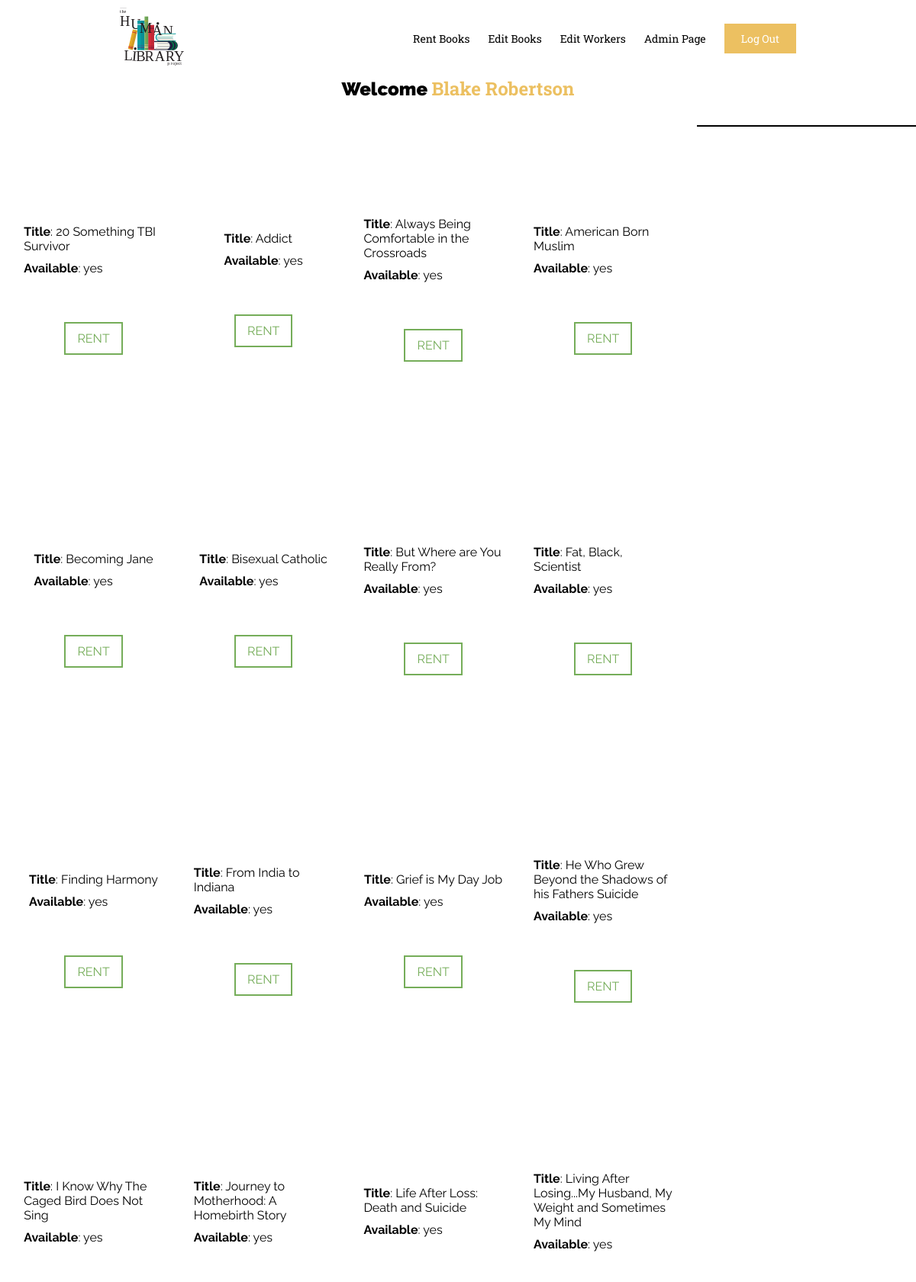
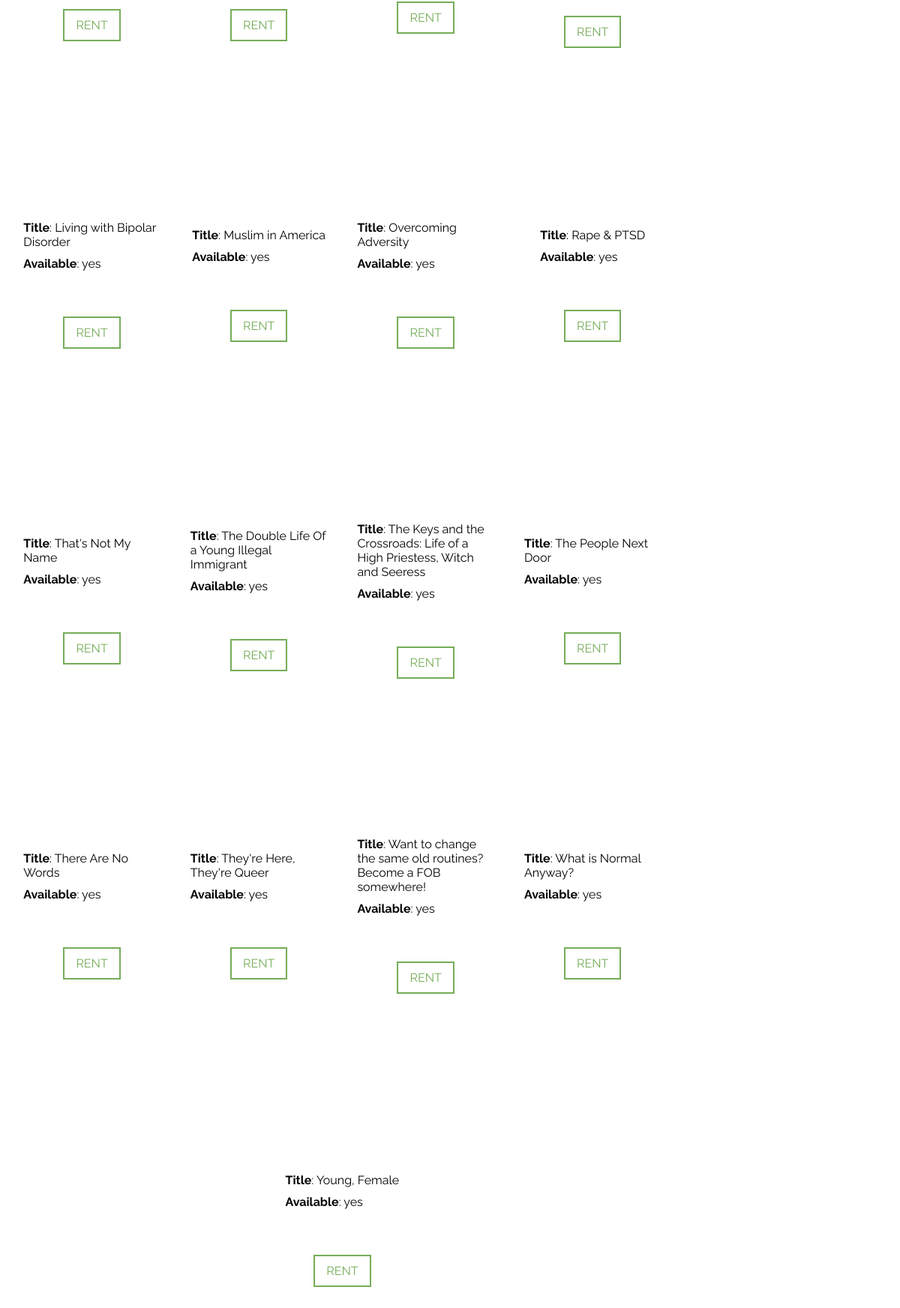
/employee/index.php (signed in), run on the app's committed database (2 pictures, top to bottom).
### tables this page shows
CREATE TABLE `worker` (
  `workerId` int(3) NOT NULL,
  `firstName` varchar(20) NOT NULL,
  `lastName` varchar(20) NOT NULL,
  `email` varchar(50) NOT NULL,
  `password` varchar(20) NOT NULL,
  `admin` varchar(3) NOT NULL
);

CREATE TABLE `bookdisplay` (
  `displayId` int(4) NOT NULL,
  `title` varchar(100) NOT NULL,
  `chapters` varchar(500) NOT NULL,
  `time` varchar(50) NOT NULL,
  `timeBack` varchar(10) DEFAULT NULL,
  `available` varchar(5) NOT NULL DEFAULT 'yes'
);

### employee/index.php (the view, shortened to what this page needs)
<?php
if (isset($_COOKIE['admin'])) {
    include_once ABSOLUTE_PATH . '/_includes/header.inc.php';
    if (isset($_COOKIE['workerId'])) {
        $workerId = $_COOKIE['workerId'];
        include_once ABSOLUTE_PATH . '/_includes/connection.php';
        $sql = "SELECT * FROM worker WHERE workerId=:workerId LIMIT 1";
        $pdoQuery = $conn->prepare($sql);
        $pdoQuery->bindValue(":workerId", $workerId, PDO::PARAM_INT);
        $pdoQuery->execute();
        $row = $pdoQuery->fetch(PDO::FETCH_ASSOC);
    }
    include_once ABSOLUTE_PATH . '/_includes/main_nav.inc.php';
    echo "<h2 class='adminName'>" . "<span class='welcome'>" . "Welcome " . "</span>" . $row['firstName'] . " " . $row['lastName'] . "</h2>";
    $sql = "SELECT * FROM bookdisplay ORDER BY title";
    $books = $conn->query($sql);
    ?>
    <div class="rentBooksWrapper">
        <div class="rent-BooksWrapper">
            <?php
            foreach ($books as $book) {
                if ($book["available"] === "yes") {
                    echo "<div class='rent-BookWrapper employee-yes' id='" . $book["displayId"] . "'>";
                } else if ($book["available"] === "no") {
                    echo "<div class='rent-BookWrapper employee-no' id='" . $book["displayId"] . "'>";
                } else {
                    echo "<div class='rent-BookWrapper' id='" . $book["displayId"] . "'>";
                }
                echo "<div class='employee-bookInformation'>";
                echo "<div style='padding-top:10px;'>";
                echo "<strong>Title</strong>: " . $book["title"];
                echo "</div>";
                echo "<div class='indexAva' style='padding-top: 10px;'>";
                echo "<strong>Available</strong>: " . $book["available"];
                echo "</div>";
                if ($book["timeBack"] != NULL) {
                    echo "<div class='employee-TimeBack'>";
                    echo "Time Back: " . $book["timeBack"];
                    echo "</div>";
                } else {
                    echo "<div class='employee-TimeBack'>";
                    echo "<br>";
                    echo "</div>";
                }
                echo "</div>";
                echo "<div class='rentReturn'>";
                if ($book["available"] === "yes") {
                    echo "<div class='employee-Rent' id='" . $book["displayId"] . "' >RENT</div>";
                } else if ($book["available"] === "no") {
                    echo "<div class='employee-Return' id='" . $book["displayId"] . "'>RETURN</div>";
                }
                echo "</div>";
                echo "</div>";
            }
            ?>
        </div>
        <div class="rentedBooks">
        </div>
    </div>
    <?php
}

### css/style.css (style rules this page uses)
* { padding:0;margin:0 }
body,html { height:100%;width:100% }
h1,h2,h3,h4,h5,h6 { margin-bottom:16px }
.welcome { font-family:Raleway, sans-serif;font-weight:900;color:#000000 }
.adminName { text-align:center;padding-top:100px;padding-bottom:16px;color:#ECC061;font-family:Roboto Slab, "sans-serif" }
.rentBooksWrapper { display:-webkit-box;display:-ms-flexbox;display:flex;-webkit-box-orient:horizontal;-webkit-box-direction:normal;-ms-flex-direction:row;flex-direction:row;-webkit-box-pack:center;-ms-flex-pack:center;justify-content:center }
.rent-BooksWrapper { width:80%;display:-webkit-box;display:-ms-flexbox;display:flex;-webkit-box-pack:center;-ms-flex-pack:center;justify-content:center;-webkit-box-align:center;-ms-flex-align:center;align-items:center;-ms-flex-wrap:wrap;flex-wrap:wrap;font-family:Raleway, "sans-serif" }
.rent-BookWrapper { width:20%;height:20%;margin:10px 10px;padding:10px;display:-webkit-box;display:-ms-flexbox;display:flex;-webkit-box-orient:vertical;-webkit-box-direction:normal;-ms-flex-direction:column;flex-direction:column;-webkit-box-pack:center;-ms-flex-pack:center;justify-content:center;-webkit-box-align:center;-ms-flex-align:center;align-items:center }
.employee-TimeBack { color:#ECC061;font-family:Roboto Slab, "sans-serif";padding-top:10px }
.employee-Rent { margin-top:30px;color:#75AD59;padding:10px 15px;border:2px #75AD59 solid;-webkit-transition:0.3s all ease-in-out;-o-transition:0.3s all ease-in-out;transition:0.3s all ease-in-out }
.rentedBooks { width:300px;height:100%;border:1px black solid }

### data on the page
worker: firstName "Blake", lastName "Robertson"
bookdisplay: title "20 Something TBI Survivor", available "yes"
bookdisplay: title "Addict", available "yes"
bookdisplay: title "Always Being Comfortable in the Crossroads", available "yes"
bookdisplay: title "American Born Muslim", available "yes"
bookdisplay: title "Becoming Jane", available "yes"
bookdisplay: title "Bisexual Catholic", available "yes"
bookdisplay: title "But Where are You Really From?", available "yes"
bookdisplay: title "Fat, Black, Scientist", available "yes"
bookdisplay: title "Finding Harmony", available "yes"
bookdisplay: title "From India to Indiana", available "yes"
bookdisplay: title "Grief is My Day Job", available "yes"
bookdisplay: title "He Who Grew Beyond the Shadows of his Fathers Suicide", available "yes"
bookdisplay: title "I Know Why The Caged Bird Does Not Sing", available "yes"
bookdisplay: title "Journey to Motherhood: A Homebirth Story", available "yes"
bookdisplay: title "Life After Loss: Death and Suicide", available "yes"
bookdisplay: title "Living After Losing...My Husband, My Weight and Sometimes My Mind", available "yes"
bookdisplay: title "Living with Bipolar Disorder", available "yes"
bookdisplay: title "Muslim in America", available "yes"
bookdisplay: title "Overcoming Adversity", available "yes"
bookdisplay: title "Rape & PTSD", available "yes"
bookdisplay: title "That's Not My Name", available "yes"
bookdisplay: title "The Double Life Of a Young Illegal Immigrant", available "yes"
bookdisplay: title "The Keys and the Crossroads: Life of a High Priestess, Witch and Seeress", available "yes"
bookdisplay: title "The People Next Door", available "yes"
bookdisplay: title "There Are No Words", available "yes"
bookdisplay: title "They're Here, They're Queer", available "yes"
bookdisplay: title "Want to change the same old routines? Become a FOB somewhere!", available "yes"
bookdisplay: title "What is Normal Anyway?", available "yes"
bookdisplay: title "Young, Female", available "yes"
